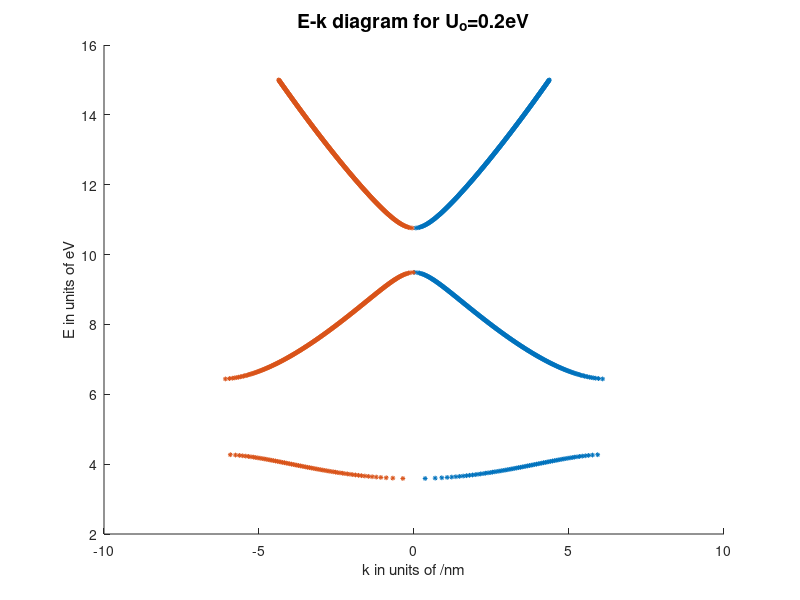

Reproduce this figure in MATLAB.
close all
clear all
clc
 
hbar = 1.055e-34;      % J.s
eV = 1.602e-19;         % C
m0 = 9.109e-31;        % kg                   
 
b = 4.0e-10; 
a = 1.0e-10;
d = a + b; 
U0 = 5*eV;
 
dE = 0.01*eV;                          %dE to a small increment 
E =  0;                              
 
n=1;
 Emax=15*eV;
 while E<Emax
      alpha=sqrt(2*m0*(U0-E)/hbar^2);
      beta= sqrt(2*m0*E/hbar^2);
      F_E=cos(a*beta)*cosh(b*alpha)+(alpha^2-beta^2)/(2*alpha*beta)*sin(a*beta)*sinh(b*alpha); 
   
         if abs(F_E)<1 
            
            E1(n) = E;                              
            k(n) = acos(F_E)/d; 
            n = n+1;
 
         end 
         E=E+dE;
        
 
 end
 
scatter(k*(1e-9) , E1/eV, '*','SizeData',12);     
hold on;
scatter(-k*(1e-9) , E1/eV, '*','SizeData',12);     
xlabel('k in units of /nm');             
ylabel('E in units of eV'); 
title('E-k diagram for U_{o}=0.2eV','fontweight','bold','fontsize',14)
